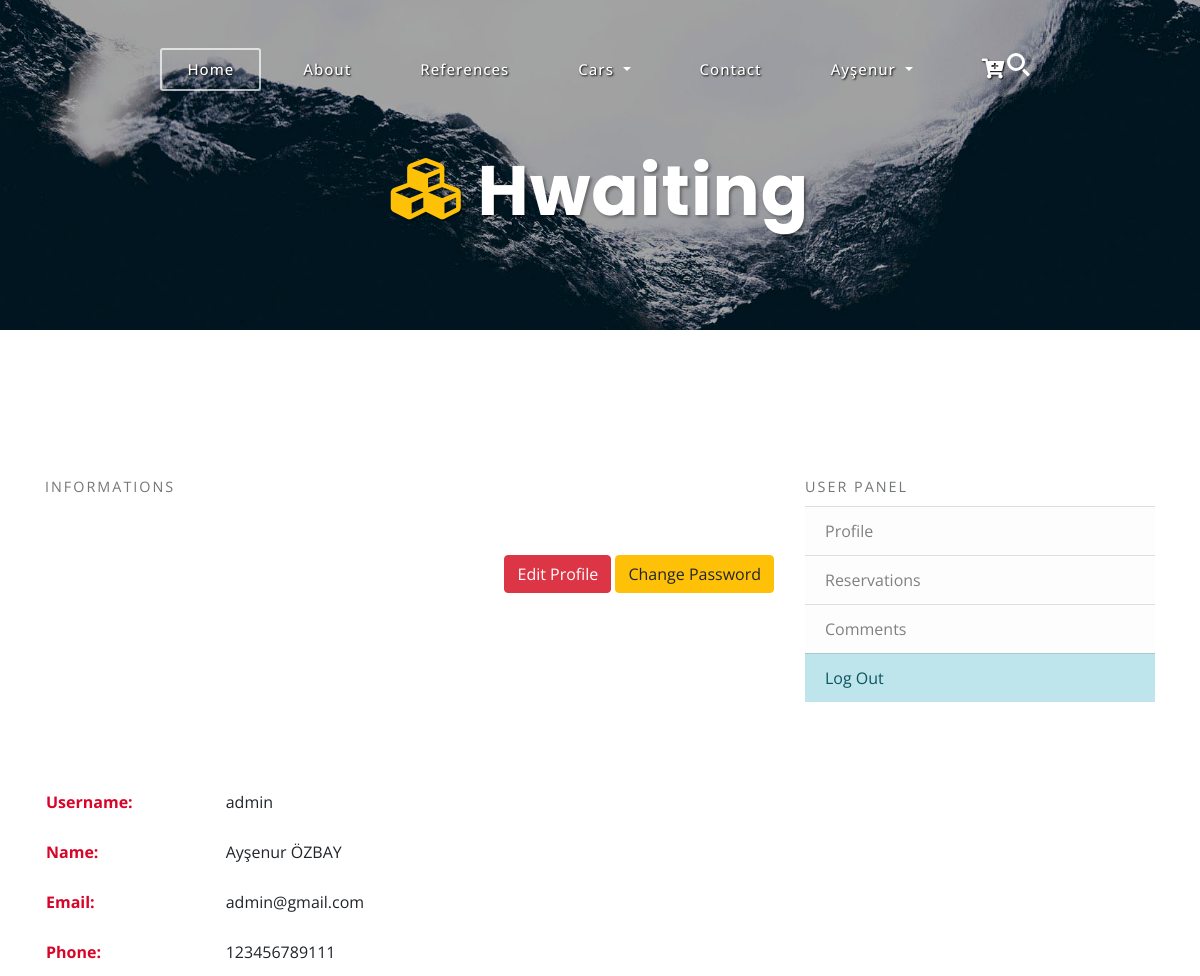
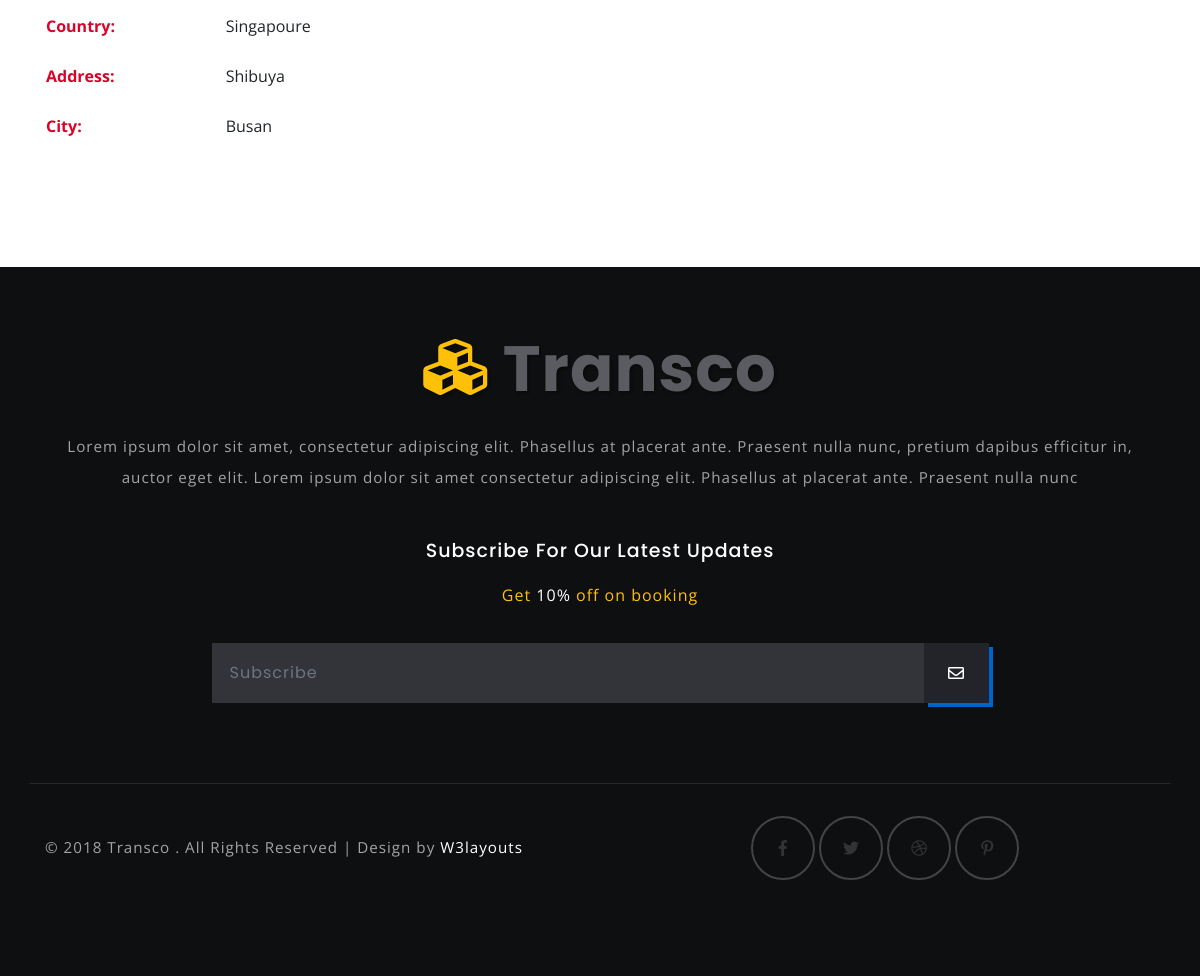
The page /user/ (signed in) on the database its author committed (2 pictures, top to bottom).
### home/models.py (models this page shows, shortened)
class UserProfile(models.Model):
    user = models.OneToOneField(User, on_delete=models.CASCADE)
    phone = models.CharField(max_length=30, blank=True)
    address = models.CharField(max_length=30, blank=True)
    city = models.CharField(max_length=30, blank=True)
    country = models.CharField(max_length=30, blank=True)
    image = models.ImageField(blank=True, upload_to='images/users/')
    def first_name(self):
        return self.user.first_name + ' ' +self.user.last_name
    def user_name(self):
        return self.user.username
    def image_tag(self):
        return mark_safe('<img src="{}" height="50"/>'.format(self.image.url))
    image_tag.short_description = 'Image'

### user/views.py (the view)
# urls.py: path('', views.index, name='index'),
def index(request):
    category = Category.objects.all()
    current_user = request.user  # access user session informations
    profile = UserProfile.objects.get(user_id=current_user.id)
    context = {
        'category': category,
        'profile': profile,
    }
    return render(request, 'profile.html', context)

### user/templates/profile.html (shortened to what this page needs)
{% extends "homebase.html" %}
{% block content %}
	<div class="banner-inner" id="home">
		<div class="wrapper-inner">
			<h3 class="logo text-center">
				<a class="navbar-brand" href="index.html">
					<i class="fas fa-cubes"></i> Hwaiting</a>
			</h3>
		</div>
	</div>
	<section class="banner-bottom-agile-w3ls">
		<div class="container">
			<div class="contact_grid_right">
				<form action="#" method="post">
					<div class="row contact_left_grid">
						<div class="col-md-8 con-left">
								<label >Informations</label>
							<br>
							<br>
							<br>
							<table style="  width: 100%; ">
								<tr>
									<td></td>
										<td style="color: #d90429 ;  font-weight: bold; ">
									<div class="sub-hd mb-4 about-info text-left" style="float: right">
										<a href="/user/editprofile" type="button" class="btn btn-danger" >Edit Profile</a>
										<a href="/user/changepassword" type="button" class="btn btn-warning"  >Change Password</a>
									</div>
								</td>
								</tr>
								<tr>
								<td style="padding-bottom: 20px;">
								</td>
							  </tr>
							  <tr>
								<td style="color: #d90429 ;  font-weight: bold;">
									<div class="sub-hd mb-4 about-info text-left">
									Username:
									</div></td>
								<td>	<div class="sub-hd mb-4 about-info text-left">
										 {{profile.user_name}}
									</div>
								</td>
							  </tr>
								<tr>
									<td style="color: #d90429 ;  font-weight: bold;">
									<div class="sub-hd mb-4 about-info text-left">
									Name:
									</div></td>
								<td>	<div class="sub-hd mb-4 about-info text-left">
										 {{profile.first_name}}
									</div>
								</td>
							  </tr>
							  <tr>
									<td style="color: #d90429 ;  font-weight: bold;">
										<div class="sub-hd mb-4 about-info text-left">
									Email:
									</div></td>
								<td>	<div class="sub-hd mb-4 about-info text-left">
										 {{profile.user.email}}
									</div>
								</td>
							  </tr>
							  <tr>
								<td style="color: #d90429 ;  font-weight: bold;">
									<div class="sub-hd mb-4 about-info text-left">
									Phone:
									</div></td>
								<td>	<div class="sub-hd mb-4 about-info text-left">
										{{profile.phone}}
									</div>
								</td>
							  </tr>
								<tr>
								<td style="color: #d90429 ;  font-weight: bold;">
									<div class="sub-hd mb-4 about-info text-left">
									Country:
									</div></td>
								<td>	<div class="sub-hd mb-4 about-info text-left">
										{{profile.country}}
									</div>
								</td>
							  </tr>
							  <tr>
								<td style="color: #d90429 ;  font-weight: bold;">
									<div class="sub-hd mb-4 about-info text-left">
									Address:
									</div></td>
								<td>	<div class="sub-hd mb-4 about-info text-left">
										{{profile.address}}
									</div>
								</td>
							  </tr>
							  <tr>
								<td style="color: #d90429 ;  font-weight: bold;">
									<div class="sub-hd mb-4 about-info text-left">
									City:
									</div></td>
								<td>	<div class="sub-hd mb-4 about-info text-left">
										{{profile.city}}
									</div>
								</td>
							  </tr>
							</table>
						</div>
						<div class="col-md-4 con-right">
								<label>User Panel</label>
								{% include "user_panel.html" %}
						</div>
					</div>
				</form>
			</div>
		</div>
	</section>
{% endblock %}

### home/templates/header.html (shortened to what this page needs)
<header>
	<nav class="navbar navbar-expand-lg navbar-light top-header" >
		<div class="search">
			<div class="cd-main-header">
				<ul class="cd-header-buttons">
					<li>
						<a class="cd-search-trigger" href="#cd-search">
							<span></span>
						</a>
					</li>
				</ul>
			</div>
						{%load mptt_tags %}
		</div>
				<div class="collapse navbar-collapse" id="navbarSupportedContent">
			<ul class="navbar-nav mx-auto">
				<li class="nav-item active">
					<a class="nav-link ml-lg-0" href="/home">Home
					</a>
				</li>
				<li class="nav-item">
					<a class="nav-link" href="/aboutus">About</a>
				</li>
				 <li class="nav-item dropdown">
					<a class="nav-link" href="/references">References</a>
				</li>
				<li class="nav-item dropdown">
					 {% load mptt_tags %}
					<a class="nav-link dropdown-toggle" href="#"  role="button" data-toggle="dropdown" aria-haspopup="true"
							aria-expanded="false">
							Cars
					</a>
				</li>
				<li class="nav-item">
					<a class="nav-link" href="/contact">Contact</a>
				</li>
				{% if user.id is not None %}
				<li class="nav-item dropdown">
							<a class="nav-link dropdown-toggle " href="#" id="navbarDropdown" role="button" data-toggle="dropdown" aria-haspopup="true"
							    aria-expanded="false"
							>
								{{user.first_name}}
							</a>
							<li class="nav-item">
								<a class="nav-link" href="/reservation"><i class="fas fa-cart-plus fa-lg"></i></a>
							</li>
				 {% endif %}
			</ul>
		</div>
	</nav>
</header>

### home/static/css/style.css (style rules this page uses)
html, body { margin: 0; font-size: 100%; font-family: 'Open Sans', sans-serif; background: #fff; }
body a { text-decoration: none; transition: 0.5s all; -webkit-transition: 0.5s all; -moz-transition: 0.5s all; -o-transition: 0.5s all; -ms-transition: 0.5s all; font-family: 'Open Sans', sans-serif; }
h1, h2, h3, h4, h5, h6 { margin: 0; font-family: 'Poppins', sans-serif; letter-spacing: 1px; }
ul { margin: 0; padding: 0; }
h3.logo a.navbar-brand { font-size: 3em; letter-spacing: 2px; text-shadow: 2px 2px 3px rgba(0, 0, 0, 0.36); color: #fff; margin: 0; font-weight: 700; font-family: 'Poppins', sans-serif; }
h3.logo a.navbar-brand i { color: #ffc107; }
.top-header { position: absolute; width: 100%; z-index: 9; padding: 3em 2em; }
.navbar-light .navbar-nav .nav-link, .dropdown-item { color: #ffffff; font-size: 15px; letter-spacing: 1px; margin: 0em 0.5em; padding: 8px 25px; font-weight: 500; border: 2px solid transparent; text-shadow: 1px 1px 2px #000000; }
.navbar-light .navbar-nav .show>.nav-link, .navbar-light .navbar-nav .active>.nav-link, .navbar-light .navbar-nav .nav-link.show, .navbar-light .navbar-nav .nav-link.active, .navbar-light .navbar-nav .nav-link:hover { color: #ffffff; text-shadow: 1px 1px 2px #000000; border: 2px solid #ffffffad; border-radius: 3px; }
.cd-header-buttons { position: absolute; display: inline-block; top: 47px; right: 165px; z-index: 99; }
.cd-header-buttons li { display: inline-block; }
.cd-search-trigger, .cd-nav-trigger { position: relative; display: block; width: 36px; height: 36px; overflow: hidden; white-space: nowrap; color: transparent; z-index: 3; }
.cd-search-trigger::before, .cd-search-trigger::after { content: ''; position: absolute; -webkit-transition: opacity 0.3s; -moz-transition: opacity 0.3s; transition: opacity 0.3s; -webkit-transform: translateZ(0); -moz-transform: translateZ(0); -ms-transform: translateZ(0); -o-transform: translateZ(0); transform: translateZ(0); -webkit-backface-visibility: hidden; backface-visibility: hidden; }
.cd-search-trigger::before { top: 6px; left: 8px; width: 18px; height: 18px; -webkit-border-radius: 50%; -moz-border-radius: 50%; border-radius: 50%; border: 3px solid #fff; }
.cd-search-trigger::after { height: 3px; width: 8px; background: #fff; bottom: 9px; right: 5px; -webkit-transform: rotate(45deg); -moz-transform: rotate(45deg); -ms-transform: rotate(45deg); -o-transform: rotate(45deg); transform: rotate(45deg); }
.cd-search-trigger span { position: absolute; height: 100%; width: 100%; top: 0; left: 0; }
.cd-search-trigger span::before, .cd-search-trigger span::after { content: ''; position: absolute; display: inline-block; height: 3px; width: 22px; top: 50%; margin-top: -2px; left: 50%; margin-left: -11px; background: #fff; opacity: 0; -webkit-transform: translateZ(0); -moz-transform: translateZ(0); -ms-transform: translateZ(0); -o-transform: translateZ(0); transform: translateZ(0); -webkit-backface-visibility: hidden; backface-visibility: hidden; -webkit-transition: opacity 0.3s, -webkit-transform 0.3s; -moz-transition: opacity 0.3s, -moz-transform 0.3s; transition: opacity 0.3s, transform 0.3s; }
.cd-search-trigger span::before { -webkit-transform: rotate(45deg); -moz-transform: rotate(45deg); -ms-transform: rotate(45deg); -o-transform: rotate(45deg); transform: rotate(45deg); }
.cd-search-trigger span::after { -webkit-transform: rotate(-45deg); -moz-transform: rotate(-45deg); -ms-transform: rotate(-45deg); -o-transform: rotate(-45deg); transform: rotate(-45deg); }
.banner-bottom-agile-w3ls { padding: 6em 0; }
.wrapper-inner { padding-top: 9em; }
.banner-inner { background: url(../images/banner1.jpg) no-repeat 0px 0px; background-size: cover; -webkit-background-size: cover; -o-background-size: cover; -moz-background-size: cover; -ms-background-size: cover; min-height: 330px; }
@media (max-width:1440px) { .banner-bottom-agile-w3ls { padding: 5em 0; } }
@media (max-width:1280px) { h3.logo a.navbar-brand { font-size: 2.5em; letter-spacing: 1px; } }

### home/static/css/lightbox.css (style rules this page uses)
body:after { display: none; }

### home/static/css/contact.css (style rules this page uses)
body a { text-decoration: none; transition: 0.5s all; -webkit-transition: 0.5s all; -moz-transition: 0.5s all; -o-transition: 0.5s all; -ms-transition: 0.5s all; }
.contact_grid_right { padding-top: 4em; }
.contact_grid_right { width: 100%; }
.contact_left_grid label { color: #747779; text-transform: uppercase; letter-spacing: 2px; font-size: 0.9em; }

### rows shown on the page
UserProfile: user_name "admin", first_name "Ayşenur ÖZBAY", user.email "admin@gmail.com", phone "123456789111", country "Singapoure", address "Shibuya", city "Busan"

### other values the page prints
{{ user.first_name }} "Ayşenur"
